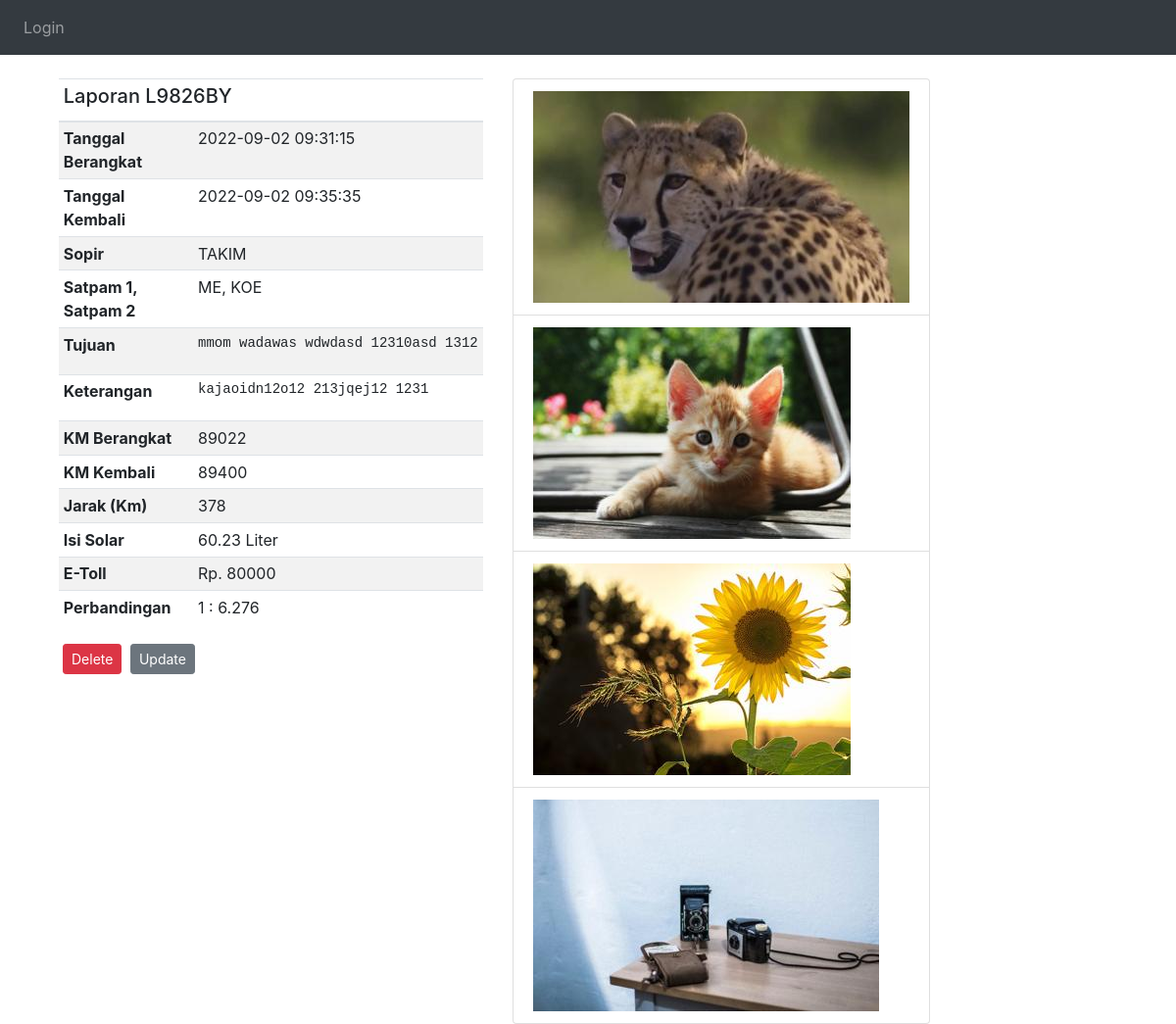
The app's page /laporan/2 with its own data.
### website/models.py (models this page shows, shortened)
class Laporan(db.Model):
    id = db.Column(db.Integer, primary_key=True)
    tgl_brgkt = db.Column(db.DateTime())
    tgl_kmbl = db.Column(db.DateTime())
    nopol = db.Column(db.String(100))
    sopir = db.Column(db.String(100))
    tujuan = db.Column(db.String(500))
    km_awal = db.Column(db.Integer)
    km_isi = db.Column(db.Integer)
    solar_awal = db.Column(db.Float)
    e_toll = db.Column(db.Integer)
    tujuan = db.Column(db.String(500))
    keterangan = db.Column(db.String(500))
    satpam1 = db.Column(db.String(100))
    satpam2 = db.Column(db.String(100))
    img = db.relationship('ImageSet', backref='laporan', lazy=True, uselist=True)

### website/views.py (the view)
@views.route('/laporan/<int:id>')
def laporan(id):
    laporan =  Laporan.query.get_or_404(id)
    foto = []
    if ImageSet.query.filter(ImageSet.laporan_id==id):
        for list in ImageSet.query.filter(ImageSet.laporan_id==id):
            foto.append(url_for('static', filename='images/laporan_images/' + list.image))
    return render_template('laporan.html', user=current_user, laporan=laporan, img=foto)

### website/templates/laporan.html (shortened to what this page needs)
{% extends "base.html" %} {% block title %}Detail Laporan{% endblock %}
    {% block content %}
    <article class="media content-section">
      <div class="media-body">
        <div class="container">
          <div class="row">
          <div class="col-sm-5">
            <div class="content-section"><br/>
              <table class="table table-sm table-striped table-hover">
              <thead>
              <tr>
                <th colspan="2"><h5>Laporan {{ laporan.nopol }}</h5></th>
              </tr>
              </thead>
            <tbody>
              <tr>
                <th scope="row">Tanggal Berangkat</th>
                <td>{{ laporan.tgl_brgkt }}</td>
              </tr>
              <tr>
                <th scope="row">Tanggal Kembali</th>
                <td>{{ laporan.tgl_kmbl }}</td>
              </tr>
              <tr>
                <th scope="row">Sopir</th>
                <td>{{ laporan.sopir }}</td>
              </tr>
              <tr>
                <th scope="row">Satpam 1, Satpam 2</th>
                <td>{{ laporan.satpam1 }}, {{ laporan.satpam2 }}</td>
              </tr>
              <tr>
                <th scope="row">Tujuan</th>
                <td><pre>{{ laporan.tujuan }}</pre></td>
              </tr>
              <tr>
                <th scope="row">Keterangan</th>
                <td><pre>{{ laporan.keterangan }}</pre></td>
              </tr>
              <tr>
                <th scope="row">KM Berangkat</th>
                <td>{{ laporan.km_awal }}</td>
              </tr>
              <tr>
                <th scope="row">KM Kembali</th>
                <td>{{ laporan.km_isi }}</td>
              </tr>
              <tr>
                <th scope="row">Jarak (Km)</th>
                <td>{{ laporan.km_isi-laporan.km_awal }}</td>
              </tr>
              <tr>
                <th scope="row">Isi Solar</th>
                <td>{{ laporan.solar_awal }} Liter</td>
              </tr>
              <tr>
                <th scope="row">E-Toll</th>
                <td>{{ 'Rp. '+ laporan.e_toll|string }}</td>
              </tr>
              <tr>
                <th scope="row">Perbandingan</th>
                <td>{% if laporan.solar_awal == 0 %}
                  {{ '0' }}
                {% else %}
                  {{ '1 : ' + '%0.3f'|format((laporan.km_isi-laporan.km_awal)/laporan.solar_awal)|float|string }}
                {% endif %}</td>
              </tr>
            </tbody>
            </table>
            </div>
          {% if current_user %}
            <div>
              <button type="button" class="btn btn-danger btn-sm m-1" data-toggle="modal" data-target="#deleteModal">Delete</button>
              <a class="btn btn-secondary btn-sm mt-1 mb-1" href="{{ url_for('views.update_laporan', id=laporan.id) }}">Update</a>
            </div>
          {% endif %}
      </div>
      <div class="col-auto">
        {%if img %}
        <ul class="list-group">
          {% for list in img %}
          <li class="list-group-item">
          <img class="img-fluid" src="{{ list }}">
          </li>
          {% endfor %}
        </ul>
        {% endif %}
      </div>
      </div>
    </div>
    </article>
    {% endblock content %}

### records on screen
Laporan: nopol "L9826BY", tgl_brgkt "2022-09-02 09:31:15", tgl_kmbl "2022-09-02 09:35:35", sopir "TAKIM", satpam1 "ME", satpam2 "KOE", tujuan "mmom wadawas wdwdasd 12310asd 1312", keterangan "kajaoidn12o12 213jqej12 1231", km_awal "89022", km_isi "89400", laporan.km_isi-laporan.km_awal "378", solar_awal "60.23", e_toll "Rp. 80000", km_isi+km_awal+solar_awal "1 : 6.276"
